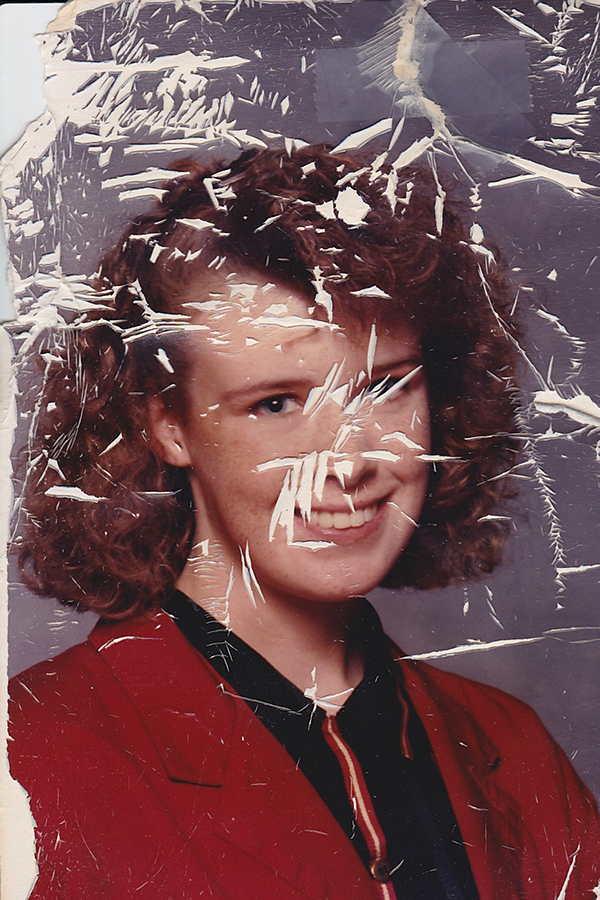
#> input picture Assignments/Assignment-8/damaged.jpg, 600 x 900 px, found by its file name
$ python morphological_operations.py
#> lines starting #> are read from the running program, lines starting #| are printed output that depends on the picture; after the words box and inside, x2 and y2 are one past the last pixel; in counts of white or black regions, pixels touching at a corner belong together
import matplotlib.pyplot as plt
import numpy as np
import cv2

def main():
    img_path = 'G:/4y1s/DIP_Lab/Assignment-8/damaged.jpg'
    img_original = plt.imread(img_path)
#> img_original is the input picture: shape (900, 600, 3); mean R, G, B 116.9, 81.6, 85.2
    gray =cv2.cvtColor(img_original,cv2.COLOR_RGB2GRAY)
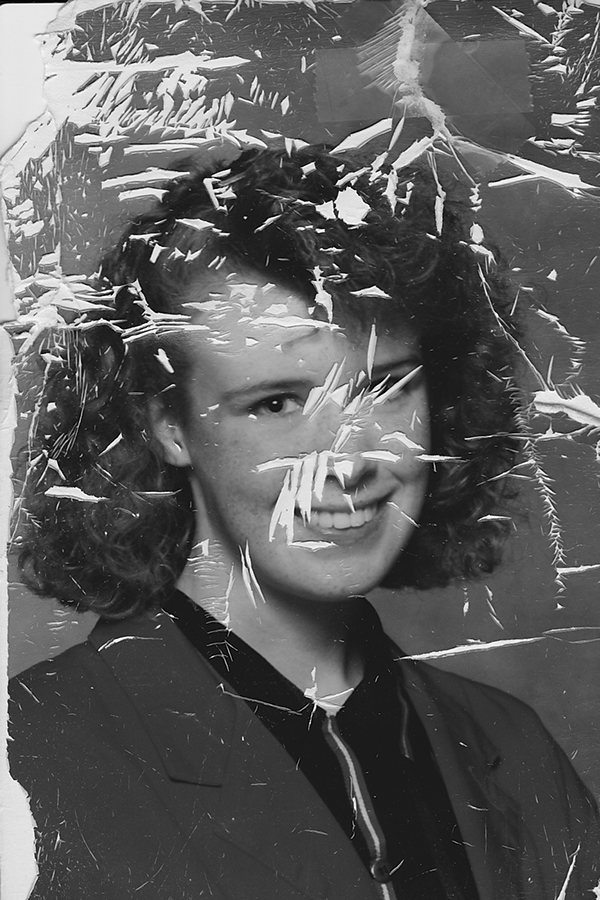
#> gray: shape (900, 600); min 0, max 255, mean 92.6
    _, binary = cv2.threshold(gray, 50, 255, cv2.THRESH_BINARY)
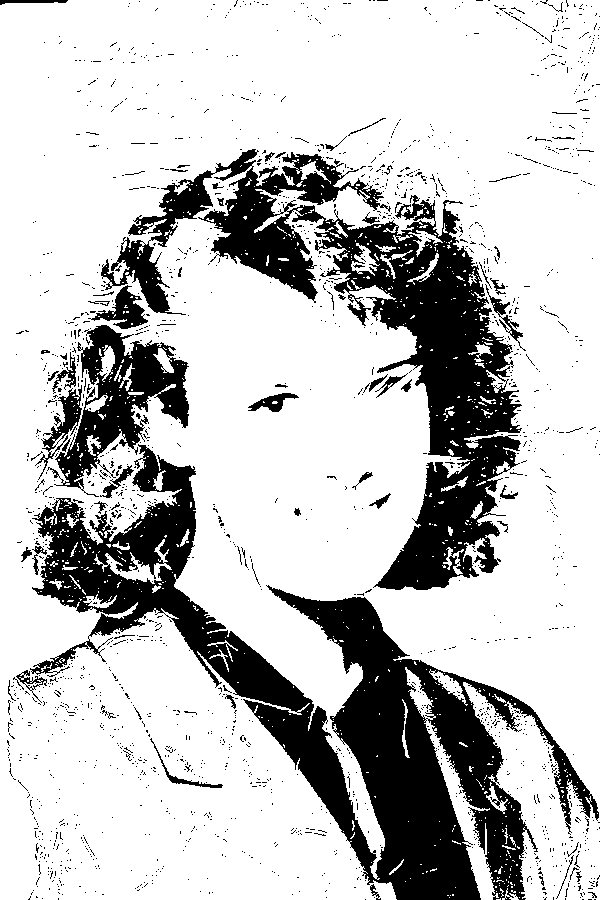
#> binary: shape (900, 600); 76.6% white; 1861 black regions (1788 under 20 px), largest, box (x1, y1, x2, y2) and area: (30, 444, 599, 900) 60613, (101, 149, 522, 590) 45295, (47, 325, 189, 497) 8689
    kernel = np.ones((3,3), np.uint8)
    image_er = cv2.erode(binary, kernel)
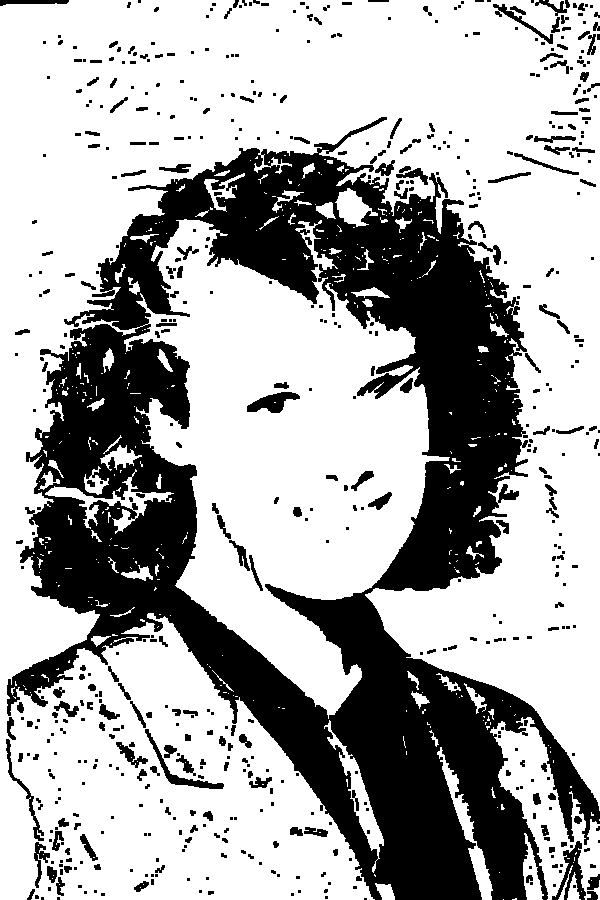
#> image_er: shape (900, 600); 67.4% white; 590 black regions (358 under 20 px), largest, box (x1, y1, x2, y2) and area: (7, 117, 600, 900) 156554, (552, 841, 586, 900) 722, (247, 392, 300, 413) 602
    image_dil = cv2.dilate(binary, kernel)
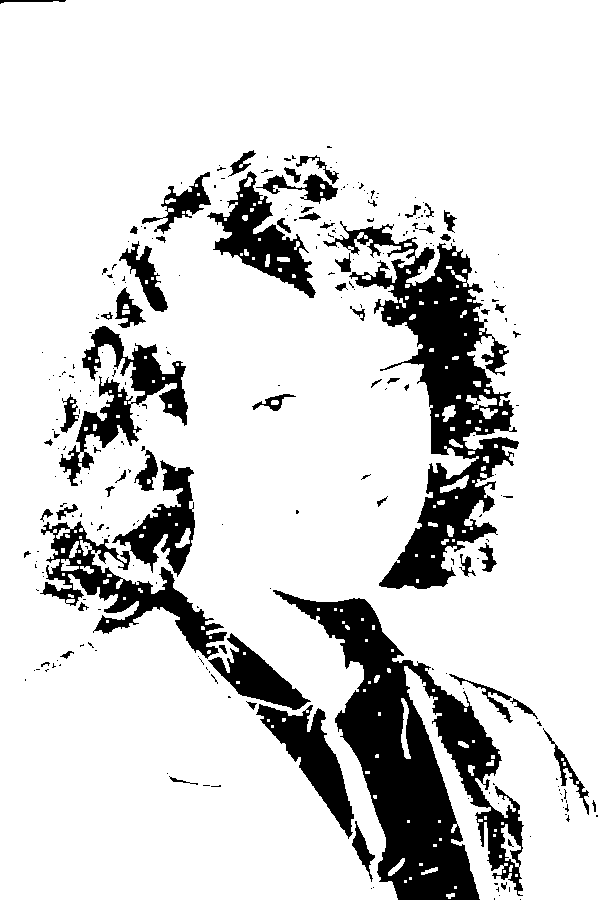
#> image_dil: shape (900, 600); 83.8% white; 273 black regions (208 under 20 px), largest, box (x1, y1, x2, y2) and area: (273, 590, 524, 900) 27172, (323, 221, 519, 589) 21773, (40, 521, 227, 659) 6655

    opening = cv2.morphologyEx(binary, cv2.MORPH_OPEN,kernel, iterations=1)
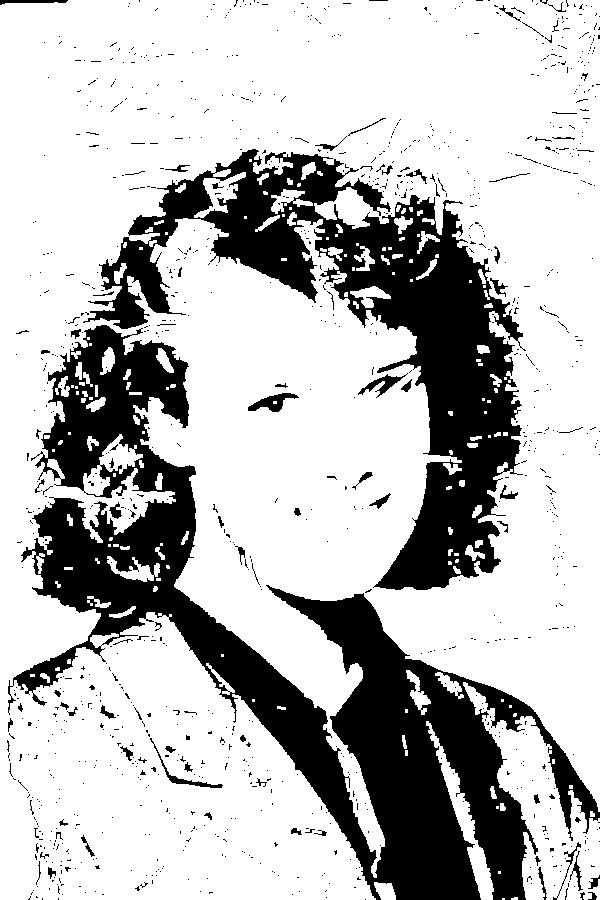
#> opening: shape (900, 600); 74% white; 1090 black regions (1014 under 20 px), largest, box (x1, y1, x2, y2) and area: (8, 325, 600, 900) 80073, (83, 149, 526, 590) 52595, (248, 393, 299, 412) 438
    closing = cv2.morphologyEx(binary, cv2.MORPH_CLOSE, kernel, iterations=1)
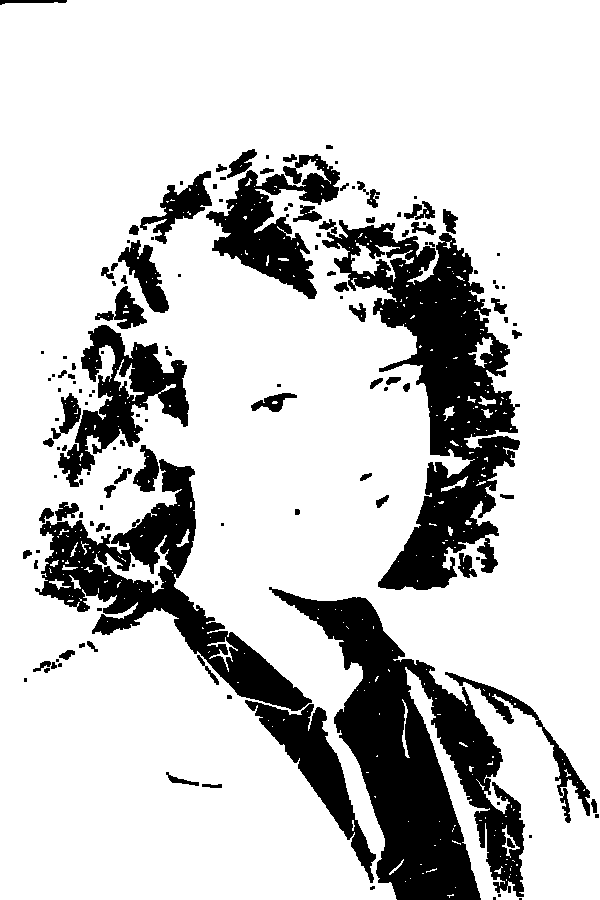
#> closing: shape (900, 600); 79.4% white; 142 black regions (66 under 20 px), largest, box (x1, y1, x2, y2) and area: (269, 587, 525, 900) 30851, (322, 220, 520, 590) 27742, (35, 459, 312, 711) 17088

    img_set = [img_original, binary, image_er, image_dil, opening, closing]
    title_set = [ 'Original','binary', 'eroded', 'dilated', 'opening ', 'closing']
    plot_img(img_set,title_set)

def plot_img(img_set, title_set):
    n=len(img_set)
#> n = 6
    plt.figure(figsize= (20,20))

    for i in range(n):
        img = img_set[i]
        ch = len(img.shape)
        plt.subplot(2,3,i+1)
        if(ch == 3):
            plt.imshow(img_set[i])
        else:
            plt.imshow(img_set[i], cmap = 'gray')
        plt.title(title_set[i])
    plt.savefig('morph.jpg')
    plt.show()

if __name__ == '__main__':
    main()
